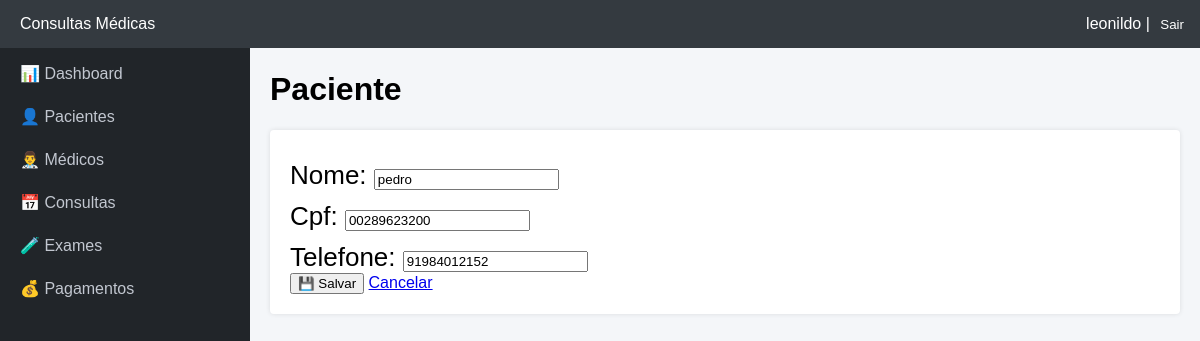
The page /pacientes/1/editar/ (signed in) on the database its author committed.
### consultas/models.py (models this page shows, shortened)
class Paciente(models.Model):
    nome = models.CharField(max_length=100)
    cpf = models.CharField(max_length=11, unique=True)
    telefone = models.CharField(max_length=15)

### consultas/views.py (the view)
# urls.py: path('pacientes/<int:id>/editar/', views.pacientes_editar, name='pacientes_editar'),
@login_required
def pacientes_editar(request, id):
    paciente = get_object_or_404(Paciente, id=id)
    form = PacienteForm(request.POST or None, instance=paciente)
    if form.is_valid():
        form.save()
        return redirect('pacientes_lista')
    return render(request, 'pacientes/form.html', {'form': form})

### consultas/forms.py
class PacienteForm(forms.ModelForm):
    class Meta:
        model = Paciente
        fields = ['nome', 'cpf', 'telefone']

### templates/pacientes/form.html (shortened to what this page needs)
{% extends 'base.html' %}
{% block content %}
<h1>Paciente</h1>
<div class="card">
    <form method="post">
        {{ form.as_p }}
        <button type="submit">💾 Salvar</button>
        <a href="{% url 'pacientes_lista' %}">Cancelar</a>
    </form>
</div>
{% endblock %}

### templates/base.html (shortened to what this page needs)
<!DOCTYPE html>
<html lang="pt-br">
<head>
</head>
<body>
<div class="navbar">
    <div>Consultas Médicas</div>
    <div>
        {{ user.username }} |
        <form method="post" action="{% url 'logout' %}" style="display:inline;">
         <button type="submit" style="background:none; border:none; color:white; cursor:pointer;">
            Sair
         </button>
</form>
    </div>
</div>
<div class="layout">
    <div class="sidebar">
        <h3>Menu</h3>
        <a href="{% url 'dashboard' %}">📊 Dashboard</a>
        <a href="{% url 'pacientes_lista' %}">👤 Pacientes</a>
        <a href="{% url 'medicos_lista' %}">👨‍⚕️ Médicos</a>
        <a href="{% url 'consultas_agenda' %}">📅 Consultas</a>
        <a href="{% url 'exames_lista' %}">🧪 Exames</a>
        <a href="{% url 'pagamentos_lista' %}">💰 Pagamentos</a>
    </div>
    <div class="content">
        {% block content %}{% endblock %}
    </div>
</div>
</body>
</html>

### templates/base.html (style rules this page uses)
body { margin: 0; font-family: Arial, sans-serif; background-color: #f4f6f9; }
.navbar { background-color: #343a40; color: white; padding: 15px 20px; display: flex; justify-content: space-between; position: fixed; width: 97.5%; top: 0; z-index: 100; }
.layout { margin-top: 30px; }
.sidebar { width: 250px; background-color: #212529; height: 100vh; position: fixed; top: 0; left: 0; color: #c2c7d0; overflow-y: auto; }
.sidebar h3 { padding: 15px; margin: 0; color: white; }
.sidebar a { display: block; padding: 12px 20px; color: #c2c7d0; text-decoration: none; }
.content { margin-left: 250px; padding: 20px; }
.card { background: white; padding: 20px; border-radius: 4px; box-shadow: 0 0 5px rgba(0,0,0,.1); }
.card p { font-size: 26px; margin: 10px 0 0; }

### rows shown on the page
Paciente: nome "pedro", cpf "00289623200", telefone "91984012152"

### other values the page prints
{{ user.username }} "leonildo"
